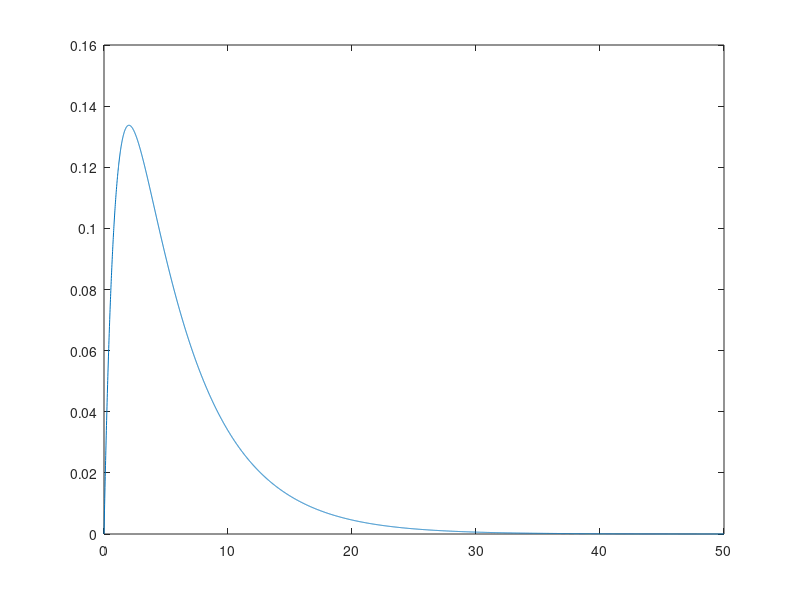
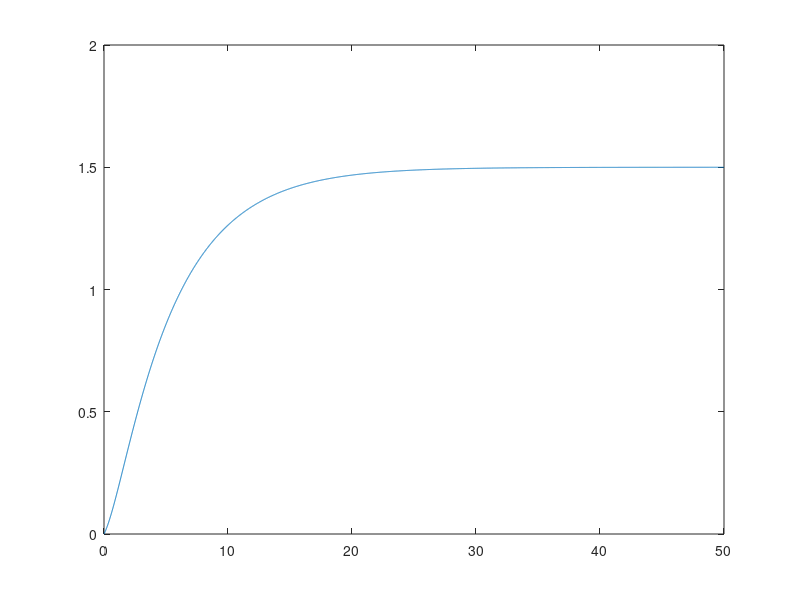
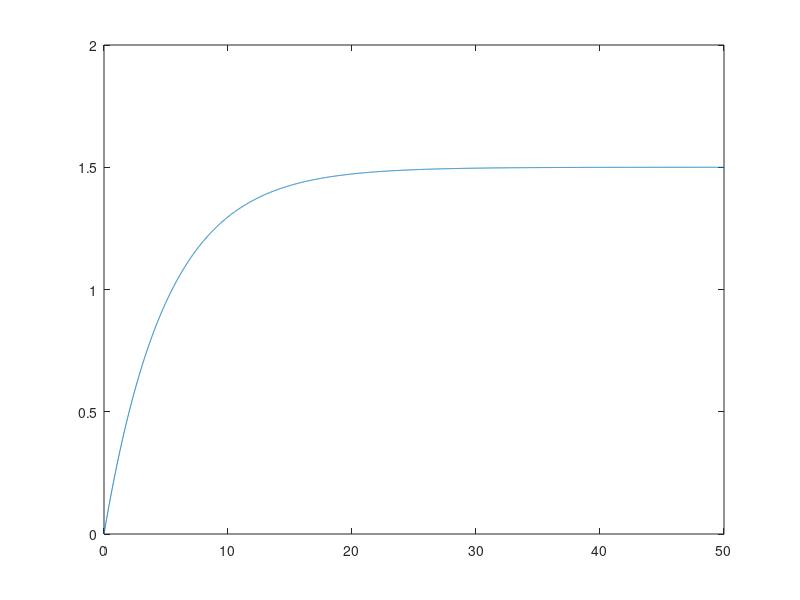

Write the MATLAB code that produced these figures, in order. (Note: this script raises an error after producing the figures.)
%ESERCIZIO 1:
%SYSTEM DEFINITION
A=[-1, 0; 0.2, -0.2];
B=[1; 0.1];
C=[0 1];
D=[0];

System = ss(A,B,C,D);

% A)Compute  the  eigenvalues  and  the  spectral  abscissa  of  the  system.  
% Is the system open-loop asymptotically stable?
[V,D] = eig(A);
D % eigenvalues
rho = max(real(eig(A))) % spectral ascissa

% B)  Plot the free, forced, and total motions of the output of the system 
% starting from the initial condition 𝑥0 = [1,0]^T and with input 𝑢(𝑡) = 1 for all 𝑡 ≥ 0
x0=[1;0];
u=1;
n=size(A,1);
t = 0:0.01:50;

for i=1:length(t) 
    y_free(i) = C*expm(A*t(i))*x0;
    y_forced(i)= - C/A*(eye(n) - expm(A*t(i)))*B*u;
end

figure("Name", "Free responce")
plot(t,y_free);

figure("Name", "Forced responce")
plot(t,y_forced);

figure("Name", "overall responce")
ytot = y_free + y_forced;
plot(t,ytot);

% C) Compute the equilibrium point of the system when 𝑢(t)=1 for all
% t ≥  0
equilibrium = - C/A*B*u

% D) Set  up  and  solve  an  LMI  feasibility  
% problem  for  checking  the  stability of the open-loop dynamics.

yalmip clear
P = sdpvar(n);
L= [P>=eye(n)*10^-5];
L= L + [A'*P+P*A <= - eye(n)*10^-5];

optimize(L);
P=double(P)
